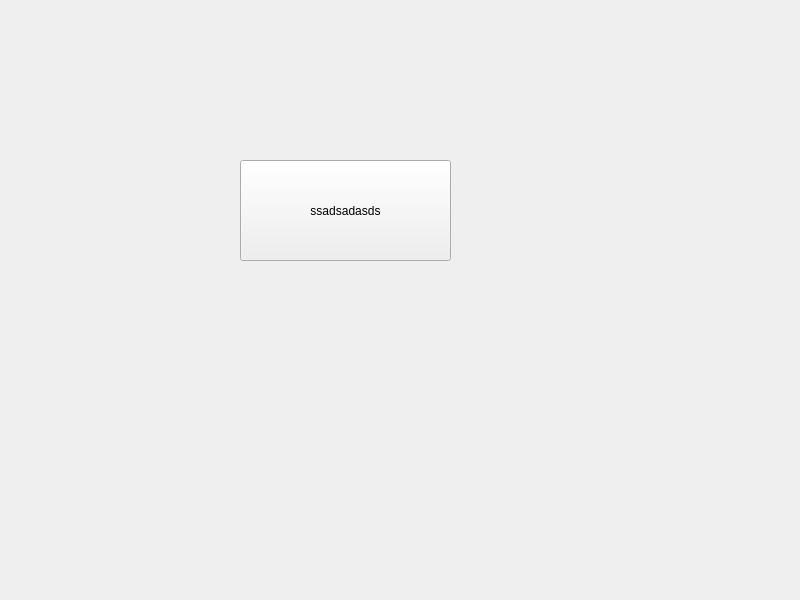
<?xml version="1.0" encoding="UTF-8"?>
<ui version="4.0">
 <class>MainWindow</class>
 <widget class="QMainWindow" name="MainWindow">
  <property name="geometry">
   <rect>
    <x>0</x>
    <y>0</y>
    <width>800</width>
    <height>600</height>
   </rect>
  </property>
  <property name="windowTitle">
   <string>MainWindow</string>
  </property>
  <widget class="QWidget" name="whole">
   <widget class="QWidget" name="container" native="true">
    <property name="geometry">
     <rect>
      <x>240</x>
      <y>450</y>
      <width>120</width>
      <height>80</height>
     </rect>
    </property>
   </widget>
   <widget class="QPushButton" name="pushButton">
    <property name="geometry">
     <rect>
      <x>240</x>
      <y>160</y>
      <width>211</width>
      <height>101</height>
     </rect>
    </property>
    <property name="text">
     <string>ssadsadasds</string>
    </property>
   </widget>
  </widget>
 </widget>
 <resources/>
 <connections/>
</ui>
